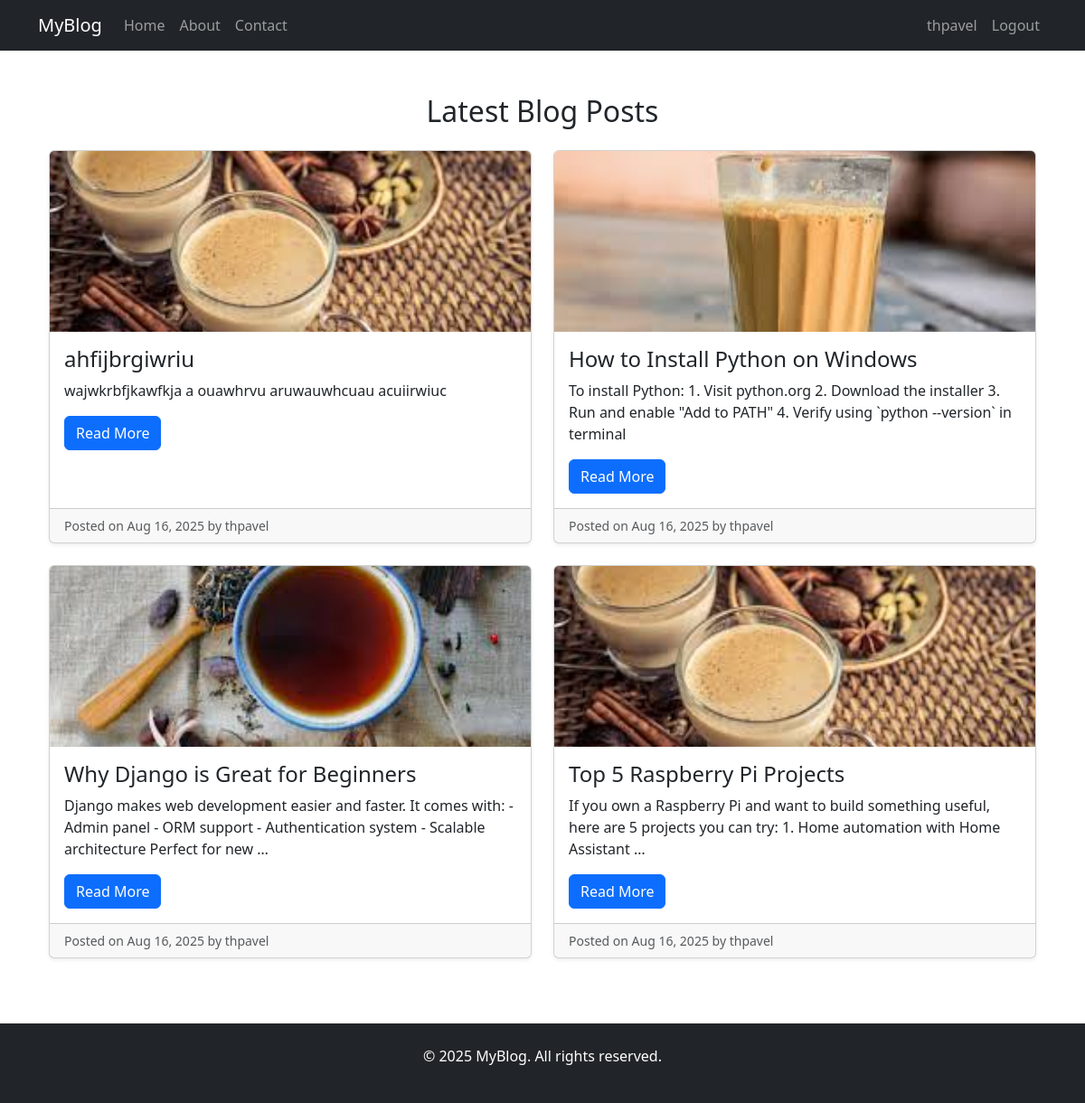
The app's page / (signed in) with its own data.
### blog/models.py (models this page shows, shortened)
class Post(models.Model):
    title = models.CharField(max_length=200)
    image = models.ImageField(upload_to='blog_images/', blank=True, null=True)
    content = models.TextField()
    created_at = models.DateTimeField(auto_now_add=True)
    author = models.ForeignKey(User, on_delete=models.CASCADE)
    likes = models.ManyToManyField(User, related_name='post_likes', blank=True)

### blog/views.py (the view)
# urls.py: path('', views.home, name='home'),
def home(request):
    posts = Post.objects.all().order_by('-created_at')
    return render(request, 'blog/home.html', {'posts': posts})

### blog/templates/blog/home.html (shortened to what this page needs)
{% extends "blog/base.html" %}
{% block content %}
<div class="container mt-5">
  <h2 class="text-center mb-4">Latest Blog Posts</h2>
  <div class="row">
    {% for post in posts %}
      <div class="col-md-6 mb-4">
        <div class="card h-100 shadow-sm">
          {% if post.image %}
            <img src="{{ post.image.url }}" class="card-img-top img-fluid" style="max-height: 200px; object-fit: cover;" alt="{{ post.title }}">
          {% endif %}
          <div class="card-body">
            <h4 class="card-title">{{ post.title }}</h4>
            <p class="card-text">{{ post.content|truncatewords:25 }}</p>
            <a href="{% url 'post_detail' post.id %}" class="btn btn-primary">Read More</a>
          </div>
          <div class="card-footer text-muted small">
            Posted on {{ post.created_at|date:"M d, Y" }} by {{ post.author }}
          </div>
        </div>
      </div>
    {% empty %}
      <p>No posts available.</p>
    {% endfor %}
  </div>
</div>
{% endblock %}

### blog/templates/blog/base.html (shortened to what this page needs)
<!DOCTYPE html>
<html lang="en">
<head>
    <link href="https://cdn.jsdelivr.net/npm/bootstrap@5.3.0/dist/css/bootstrap.min.css" rel="stylesheet">
</head>
<body>
<nav class="navbar navbar-expand-lg navbar-dark bg-dark mb-4">
    <div class="container">
        <a class="navbar-brand" href="{% url 'home' %}">MyBlog</a>
        <div class="collapse navbar-collapse" id="navbarNav">
            <ul class="navbar-nav me-auto">
                <li class="nav-item"><a class="nav-link" href="{% url 'home' %}">Home</a></li>
                <li class="nav-item"><a class="nav-link" href="#">About</a></li>
                <li class="nav-item"><a class="nav-link" href="#">Contact</a></li>
            </ul>
            <ul class="navbar-nav">
                {% if user.is_authenticated %}
                    <li class="nav-item"><a class="nav-link" href="#">{{ user.username }}</a></li>
                    <li class="nav-item"><a class="nav-link" href="{% url 'logout' %}">Logout</a></li>
                {% else %}
                    <li class="nav-item"><a class="nav-link" href="{% url 'login' %}">Login</a></li>
                    <li class="nav-item"><a class="nav-link" href="{% url 'signup' %}">Signup</a></li>
                {% endif %}
            </ul>
        </div>
    </div>
</nav>
<div class="container">
    {% block content %}{% endblock %}
</div>
<footer class="bg-dark text-white mt-5 p-4 text-center">
    <p>&copy; 2025 MyBlog. All rights reserved.</p>
</footer>
</body>
</html>

### records on screen
Post: image (picture), title "ahfijbrgiwriu", content "wajwkrbfjkawfkja a ouawhrvu aruwauwhcuau acuiirwiuc", created_at "Aug 16, 2025", author "thpavel"
Post: image (picture), title "How to Install Python on Windows", content "To install Python: 1. Visit python.org 2. Download the installer 3. Run and enable \"Add to PATH\" 4. Verify using `python --version` in terminal", created_at "Aug 16, 2025", author "thpavel"
Post: image (picture), title "Why Django is Great for Beginners", content "Django makes web development easier and faster. It comes with: - Admin panel - ORM support - Authentication system - Scalable architecture Perfect for new …", created_at "Aug 16, 2025", author "thpavel"
Post: image (picture), title "Top 5 Raspberry Pi Projects", content "If you own a Raspberry Pi and want to build something useful, here are 5 projects you can try: 1. Home automation with Home Assistant …", created_at "Aug 16, 2025", author "thpavel"

### other values on screen
{{ user.username }} "thpavel"
